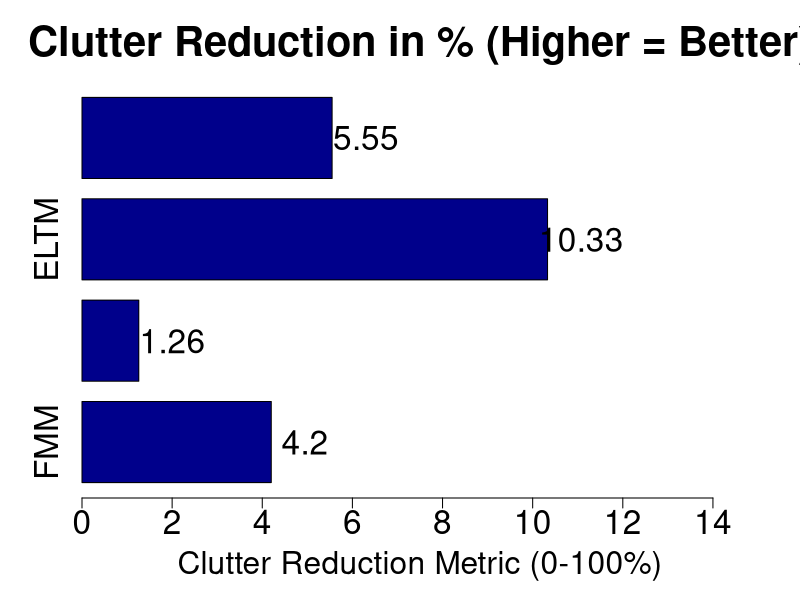

This figure's R source:
png(filename = "LaMaClutter.png", 
    width = 2000,   
    height = 1600, 
    res = 225)

x <- c("FMM", "NLTM", "ELTM", "LaMa")
y <- c(4.2, 1.26, 10.33, 5.55)

bp <- barplot(y, 
              names.arg = x, 
              horiz = TRUE, 
              col = "darkblue", 
              xlab = "Clutter Reduction Metric (0-100%)", 
              main = "Clutter Reduction in % (Higher = Better)", 
              xlim = c(0, 15),
              cex.axis = 2,
              cex.names = 2,
              cex.lab = 1.9,
              cex.main = 2.5,
              space = 0.25)

text(x = y + 0.75,  
     y = bp,
     labels = y,
     cex = 2)

dev.off()
